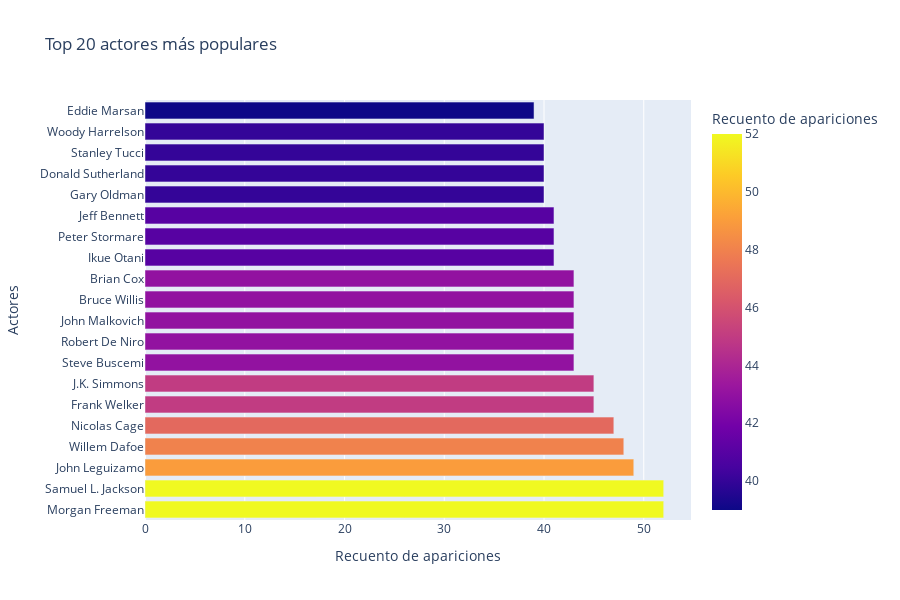

Source (notebook cell):
### Markdown cell above
**Gráfico 5: análisis de la popularidad de los actores**

Para ello nos basamos en el número de apariciones en las películas.

### Code cell
#Generamos una gráfica de barras con el top 50 de actores para analizar su popularidad
#Concluímos que el actor que más veces ha participado en las películas que estamos estudiando es Morgan Freeman con un total de 52 apariciones

fig5 = px.bar(data_frame=df_actores.head(20), x='count', y='index', color='count',  labels={'count': 'Recuento de apariciones', 'index': 'Actores'},
              title='Top 20 actores más populares')
fig5.update_layout(height=600)

fig5.show()

### Figure 1 — Plotly figure (JSON) as saved in the notebook; plotly's stock layout.template omitted (floating-point values rounded to 4 significant figures)
{"data": [{"alignmentgroup": "True", "hovertemplate": "Recuento de apariciones=%{marker.color}<br>Actores=%{y}<extra></extra>", "legendgroup": "", "marker": {"color": [52, 52, 49, 48, 47, 45, 45, 43, 43, 43, 43, 43, 41, 41, 41, 40, 40, 40, 40, 39], "coloraxis": "coloraxis", "pattern": {"shape": ""}}, "name": "", "offsetgroup": "", "orientation": "h", "showlegend": false, "textposition": "auto", "type": "bar", "x": [52, 52, 49, 48, 47, 45, 45, 43, 43, 43, 43, 43, 41, 41, 41, 40, 40, 40, 40, 39], "xaxis": "x", "y": [" Morgan Freeman", " Samuel L. Jackson", " John Leguizamo", " Willem Dafoe", "Nicolas Cage", " Frank Welker", " J.K. Simmons", " Steve Buscemi", " Robert De Niro", " John Malkovich", " Bruce Willis", " Brian Cox", " Ikue Otani", " Peter Stormare", " Jeff Bennett", " Gary Oldman", " Donald Sutherland", " Stanley Tucci", " Woody Harrelson", " Eddie Marsan"], "yaxis": "y"}], "layout": {"barmode": "relative", "coloraxis": {"colorbar": {"title": {"text": "Recuento de apariciones"}}, "colorscale": [[0, "#0d0887"], [0.1111, "#46039f"], [0.2222, "#7201a8"], [0.3333, "#9c179e"], [0.4444, "#bd3786"], [0.5556, "#d8576b"], [0.6667, "#ed7953"], [0.7778, "#fb9f3a"], [0.8889, "#fdca26"], [1, "#f0f921"]]}, "height": 600, "legend": {"tracegroupgap": 0}, "title": {"text": "Top 20 actores más populares"}, "xaxis": {"anchor": "y", "domain": [0, 1], "title": {"text": "Recuento de apariciones"}}, "yaxis": {"anchor": "x", "domain": [0, 1], "title": {"text": "Actores"}}}}
